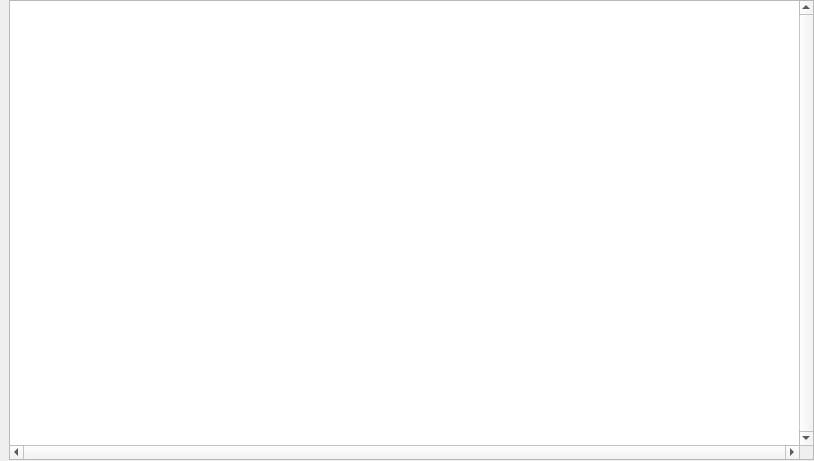
<?xml version="1.0" encoding="UTF-8"?>
<ui version="4.0">
 <class>Proposals</class>
 <widget class="QWidget" name="Proposals">
  <property name="geometry">
   <rect>
    <x>0</x>
    <y>0</y>
    <width>814</width>
    <height>461</height>
   </rect>
  </property>
  <property name="sizePolicy">
   <sizepolicy hsizetype="Maximum" vsizetype="Maximum">
    <horstretch>0</horstretch>
    <verstretch>0</verstretch>
   </sizepolicy>
  </property>
  <property name="windowTitle">
   <string>Form</string>
  </property>
  <widget class="QTableWidget" name="tableWidget">
   <property name="geometry">
    <rect>
     <x>9</x>
     <y>0</y>
     <width>805</width>
     <height>460</height>
    </rect>
   </property>
   <property name="verticalScrollBarPolicy">
    <enum>Qt::ScrollBarAlwaysOn</enum>
   </property>
   <property name="horizontalScrollBarPolicy">
    <enum>Qt::ScrollBarAlwaysOn</enum>
   </property>
  </widget>
 </widget>
 <resources/>
 <connections/>
</ui>
